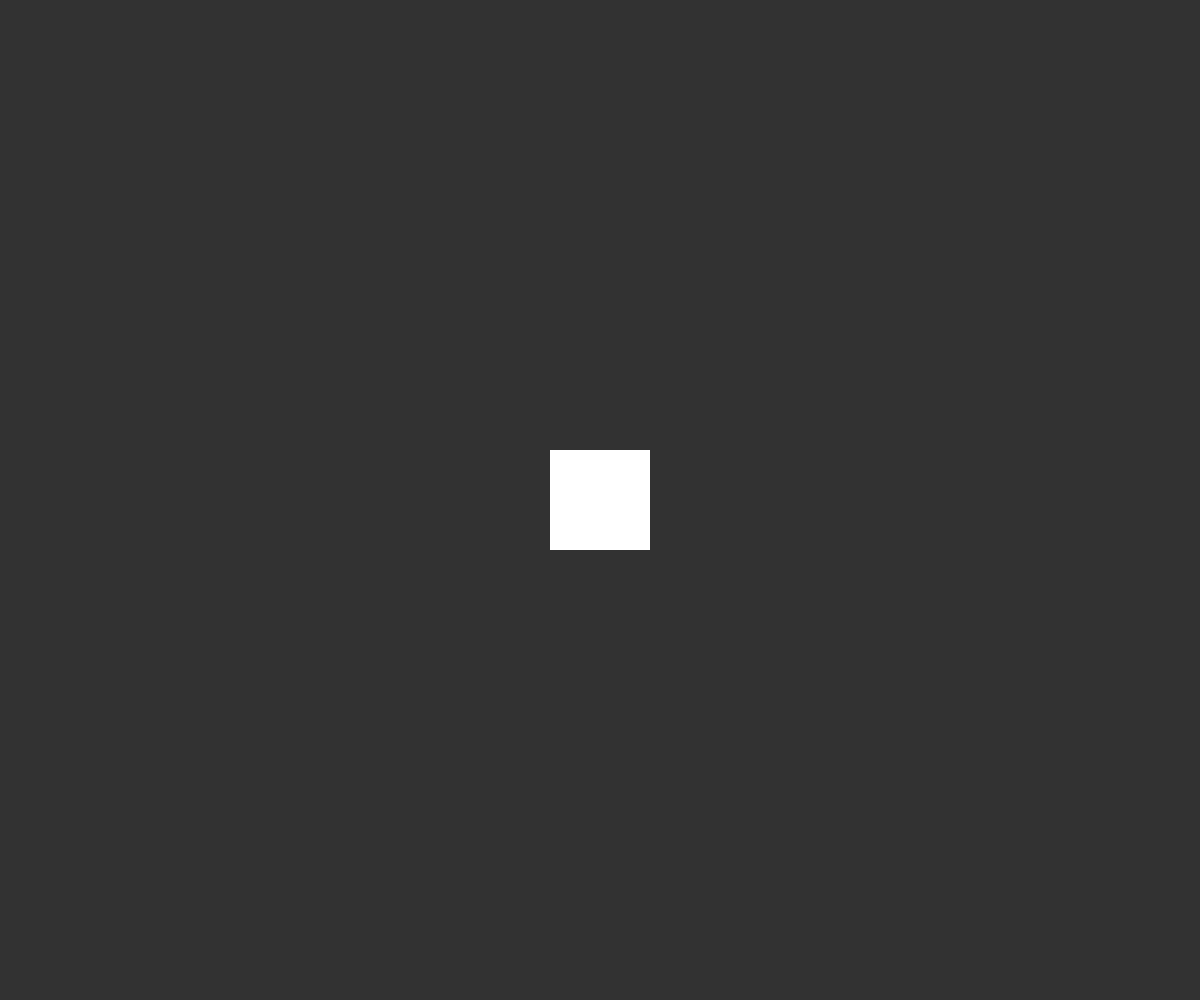
Frame 1 (no input)
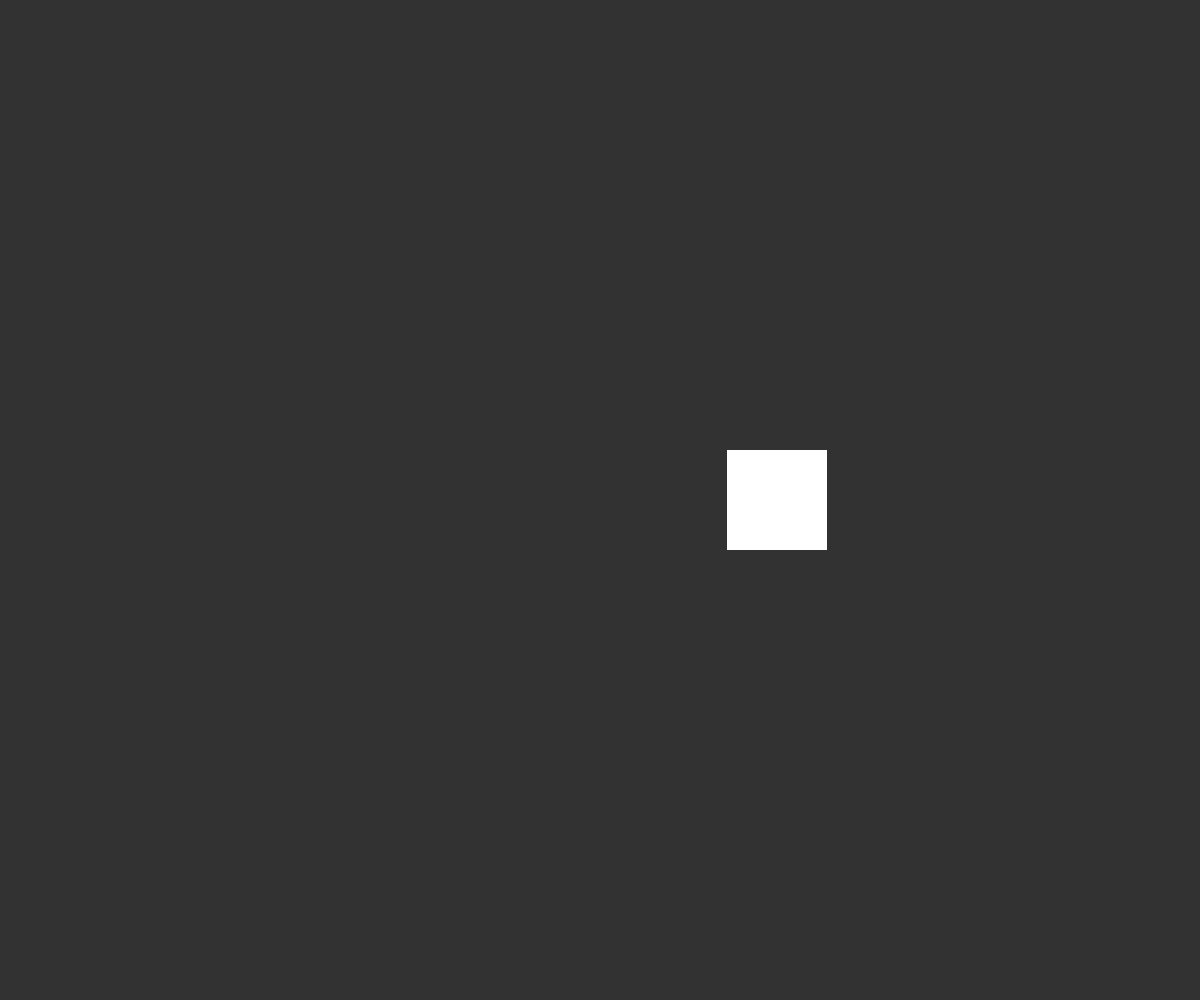
Frame 60 (no input)
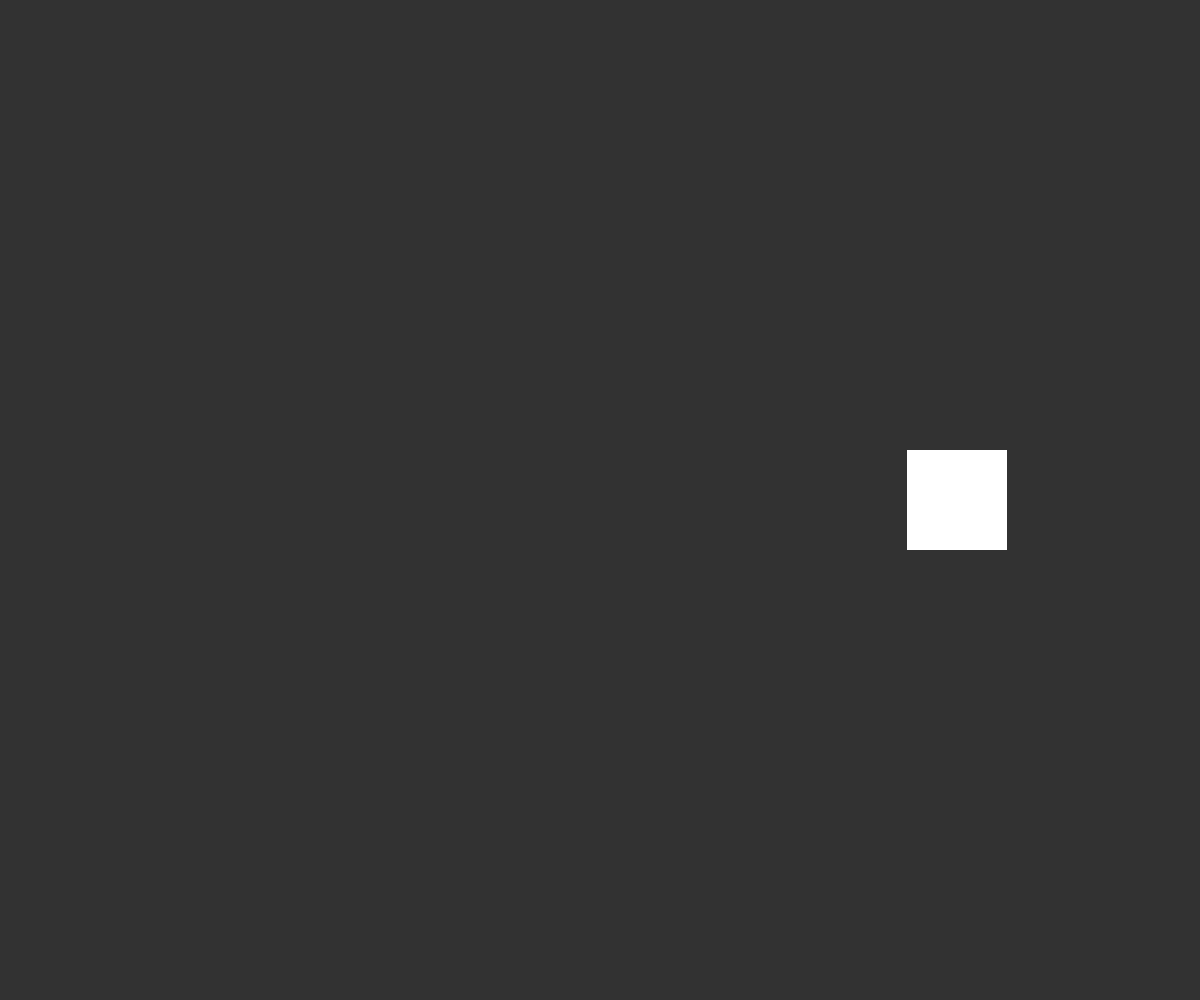
Frame 120 (the mouse pressed at the canvas centre since frame 60)

The p5.js sketch that drew these frames (run headless with seeded random() and noise() and a simulated clock; from frame 60 on, the mouse is pressed at the canvas centre):

// p5.js sketch
// ── sketch.js

/*
ANIMATION BASICS: POSITION
Jeff Thompson | 2019/20 | jeffreythompson.org

Like rotation, we can make an object's position change
over time and move it across the screen!

CHALLENGES:
1. Can you have the square move in the y direction
   instead? What about at the same time, using a
   different speed?
2. Can you make the square rotate around it's center
   while moving?

*/

let speed = 3;  // how far the square will
                // move each frame (aka its speed!)
let x;          // x position of the square


function setup() {
  createCanvas(windowWidth, windowHeight);

  // set initial position to the center
  // (we have to do this in setup() since the
  // width of our canvas isn't set until we
  // use the createCanvas() command)
  x = width/2;
}


function draw() {
  background(50);
  
  // draw a square in the current position
  fill(255);
  noStroke();
  rectMode(CENTER);
  square(x, height/2, 100);
  
  // every frame, update the x position using
  // the speed variable
  x += speed;
  
  // if the x position hits the left or right edge
  // (which we can figure out using the square's 
  // position and size), we change directions by
  // reversing speed
  if (x < 50 || x > width-50) {
    
    // a fancy trick!
    // multiplying by -1 means that if the speed is
    // positive it will become negative and vice versa
    speed *= -1;
  }  
}
